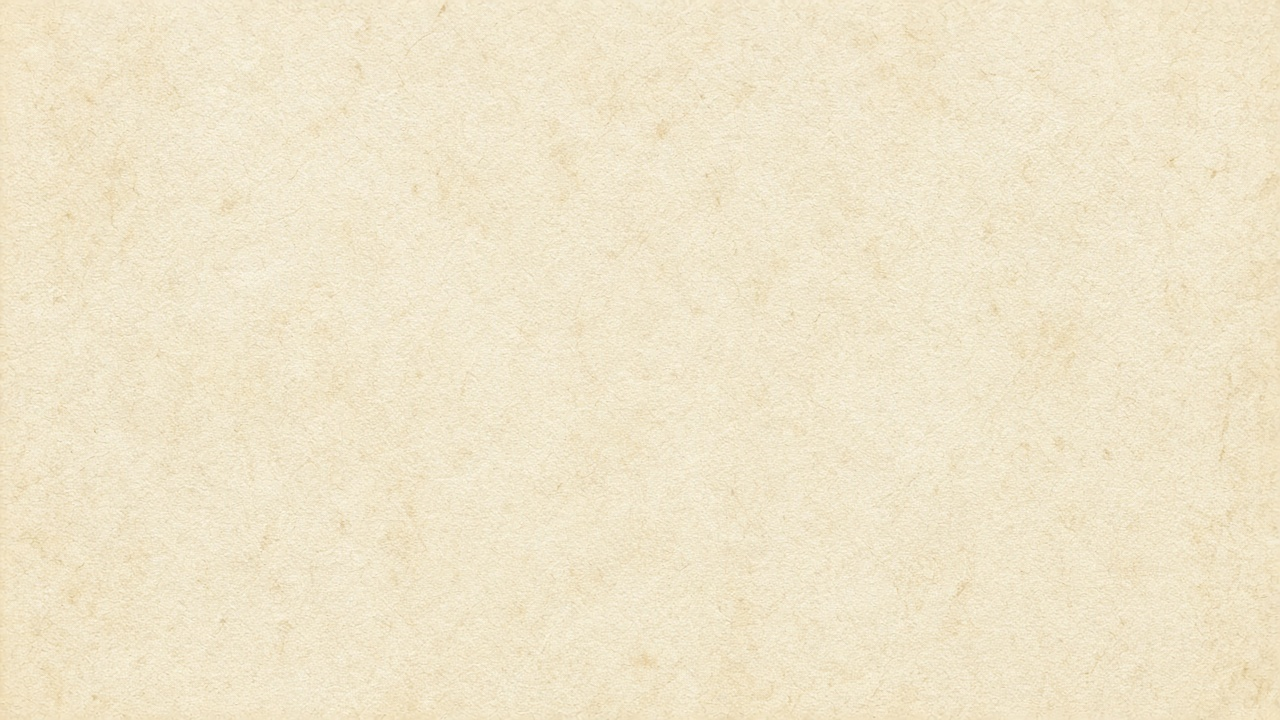
#> input picture stamina/assets/book_paper.jpg, 1280 x 720 px; its folder holds only this picture in this run
$ python -i living_space.py   (imports and definitions only)
#> lines starting #> are read from the running program, lines starting #| are printed output that depends on the picture
### stamina/i18n/__init__.py
"""Язык интерфейса: t("русская фраза") → перевод на выбранный язык (или сама фраза).

Переводы — JSON рядом с модулем: ru.json (все ключи), uk.json, en.json, de.json.
Ключ — исходная русская фраза (как в gettext), поэтому без перевода показывается русский текст.
Выбор хранится вне папок пилотов: <корень данных>/ui.json → {"ui_lang": "uk"}; общий для всех пилотов
и для экрана приветствия. Язык читается при запуске (до импорта экранов), смена — после перезапуска
(кнопка «ПЕРЕЗАПУСТИТЬ» делает это сразу). Переменная окружения STAMINA_LANG важнее файла.
Тексты для печати, словари и книги не переводятся — это содержимое, а не интерфейс.
"""
from __future__ import annotations

import json
import os
import sys
from pathlib import Path

DIR = Path(__file__).resolve().parent
LANGS = {"ru": "Русский", "uk": "Українська", "en": "English", "de": "Deutsch"}
DEFAULT = "ru"

_lang = DEFAULT
_table: dict = {}
_voice: dict = {}      # voice pack скина: {lang: {русский ключ: строка}}; пусто у «Звездолёта»


def _config_path() -> Path:
    from stamina import pilots
    return Path(pilots.ROOT_DIR) / "ui.json"


def saved_language() -> str:
    try:
        lang = json.loads(_config_path().read_text(encoding="utf-8")).get("ui_lang", "")
    except (OSError, ValueError, AttributeError):
        lang = ""
    return lang if lang in LANGS else ""


# [27 lines left out: functions save_language, load_table, set_language, not called in this run]


def language() -> str:
    return _lang


# [4 lines left out: function set_voice, not called in this run]


def voice_lookup(key: str, lang: str | None = None) -> str | None:
    v = (_voice.get(lang or _lang) or {}).get(key)
    return v if isinstance(v, str) and v else None


def t(key: str) -> str:
    """Перевод фразы интерфейса; сначала voice pack скина, нет перевода → исходная (русская) фраза."""
    if _voice:
        v = voice_lookup(key)
        if v is not None:
            return v
    return _table.get(key, key)


def _initial() -> str:
    env = os.environ.get("STAMINA_LANG", "")
    if env in LANGS:
        return env
    if "unittest" in sys.modules or "pytest" in sys.modules:      # тесты — всегда по-русски
        return DEFAULT
    return saved_language() or DEFAULT


set_language(_initial())
#> (the call stopped at in _config_path, `return Path(pilots.ROOT_DIR) / "ui.json"`: stamina is not available in this run)

### stamina/living_space.py
"""«ЖИВОЙ КОСМОС»: живой фон за стеклянными панелями во всех разделах Star Typing.

Сцена (Pillow): туманности, звёзды в 3 слоях с параллаксом, кометы с хвостами, планеты, астероиды.
В открытых местах (иллюминатор мостика, просветы между панелями) она резкая; под панелями —
«матовое стекло»: размытая, затемнённая и подкрашенная в цвет панели. Текст и кнопки — поверх, чёткие.

Как держим 20–24 к/с на слабом ноутбуке без numpy:
- статичный слой (туманности + планеты) кэшируется и пересчитывается раз в ~1,5 с (планеты ползут);
- каждый кадр рисуются только звёзды/кометы/астероиды и только в резких окнах;
- стекло: размытый статичный слой в 1/2 размера тоже кэшируется, поверх — только кометы и астероиды
  (маленькими пятнами, без повторного размытия); панели обновляются по кругу с бюджетом времени;
- PhotoImage создаётся один раз на холст и дальше только paste();
- свой таймер (after) с точным интервалом; при печати резкое окно — реже; окно свёрнуто — пауза;
- «уменьшение движения» Windows → неподвижная картинка.
Настройка пилота `living_space`: "off" | "light" (по умолчанию) | "full".
"""
from __future__ import annotations

from stamina.i18n import t as _t

import math
import random
import sys
import time
import tkinter as tk

try:
    from PIL import Image, ImageDraw, ImageFilter, ImageTk
except ImportError:  # без Pillow режим недоступен, всё работает как раньше
    Image = None

from stamina import theme as _theme
from stamina.theme import BG, CYAN, PANEL  # совместимость; в горячих местах — _theme.BG

MODES = ("off", "light", "full")
MODE_TITLES = {"off": _t("ВЫКЛ"), "light": _t("ЛЁГКИЙ"), "full": _t("ПОЛНЫЙ")}
DEFAULT_MODE = "off"
PROFILE = {
    # к/с резкого окна, к/с просветов, к/с стекла, бюджет стекла на кадр (мс), объекты
    "light": dict(fps=12, gap_fps=3, glass_fps=2, glass_ms=4, stars=90, comets=1, rocks=3, planets=1),
    "full": dict(fps=24, gap_fps=8, glass_fps=5, glass_ms=6, stars=170, comets=2, rocks=6, planets=2),
}
STATIC_REFRESH = 1.5     # с: планеты в резких окнах
SLOW_MS = 30.0           # мс: «полный» дольше этого 5 с подряд → «лёгкий»
FROST_REFRESH = 6.0      # с: планеты под стеклом (сдвиг на 2–4 пикселя размытия не виден)


def available() -> bool:
    return Image is not None


# [11 lines left out: function reduced_motion, not called in this run]


def _rgb(c: str) -> tuple[int, int, int]:
    c = c.lstrip("#")
    return int(c[0:2], 16), int(c[2:4], 16), int(c[4:6], 16)


# ============================================================================ сцена
class Scene:
    """Мир в пикселях экрана; объекты летят справа налево (корабль движется вперёд)."""

    # [177 lines left out: functions __init__, _base, _planet_sprite, _new_comet, _new_rock, step and 5 more, not called in this run]


FS = 2   # масштаб стекла: 1/2 — растягиваем «ближайшим» (в 1,5–3 раза быстрее сглаживающего), блоки 2×2 не видны


def frost_small(im, tint: str | None= None, amount: float = 0.76):
    """Матовое стекло в 1/FS размера: reduce + два box-размытия (≈ гаусс) + подкраска в цвет панели."""
    tint = PANEL if tint is None else tint  # токен скина — в момент вызова, не при импорте
    small = im.reduce(FS).filter(ImageFilter.BoxBlur(12 // FS)).filter(ImageFilter.BoxBlur(12 // FS))
    return Image.blend(small, Image.new("RGB", small.size, _rgb(tint)), amount)


def frost(im, tint: str | None= None, amount: float = 0.76):
    tint = PANEL if tint is None else tint  # токен скина — в момент вызова, не при импорте
    return frost_small(im, tint, amount).resize(im.size, Image.BILINEAR)


# [4 lines left out: function frost_crop, not called in this run]


# ============================================================================ контроллер
class LivingSpace:
    """Живой фон для «хоста» (область экранов кабины или окно входа).

    attach(screen) — включить для видимого экрана: под экран кладётся холст просветов, все холсты
    экрана становятся «стеклом» (картинка-подложка с тегом ls_bg), холсты с атрибутом living_sharp —
    резкими окнами. Свой таймер; работает, только пока окно видно.
    """

    TAG = "ls_bg"

    # [51 lines left out: functions __init__, _on_host_destroy, _on_theme, not called in this run]

    def key(self) -> None:
        """Нажатие клавиши: пока печатают, резкое окно обновляется вдвое реже."""
        self._last_key = time.monotonic()

    @property
    def typing(self) -> bool:
        return time.monotonic() - self._last_key < 0.8

    # -- режим и экран
    @property
    def on(self) -> bool:
        return self.mode in ("light", "full")

    # [90 lines left out: functions set_mode, attach, detach, _mark, scan, not called in this run]

    # -- таймер
    def _schedule(self, ms: int) -> None:
        if self._job is None:
            self._job = self.root.after(ms, self._loop)

    # [174 lines left out: functions _loop, _ensure_scene, _box, _put, frame, not called in this run]

    def fps(self) -> float:
        el = time.monotonic() - self.stats["t0"]
        return self.stats["frames"] / el if el > 0 else 0.0


# [5 lines left out: function edge_glow, not called in this run]

>>> from PIL import Image
>>> picture = Image.open('assets/book_paper.jpg')
#> picture is the input picture: PIL image 1280x720 RGB; mean R, G, B 240.2, 229.3, 202.2
>>> result = frost(picture)
#> in frost_small, `return Image.blend(small, Image.new("RGB", small.size, _rgb(tint)), am..`:
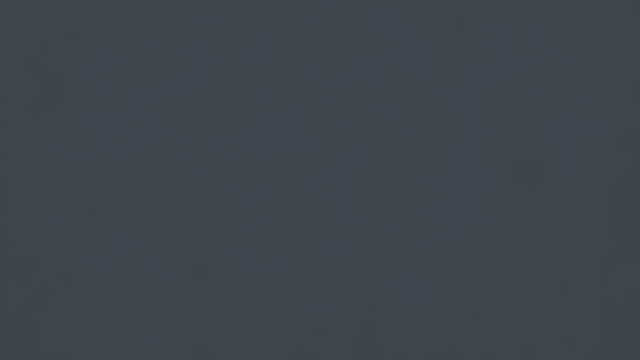
#> returned value: PIL image 640x360 RGB; mean R, G, B 63.1, 68.2, 73.2
